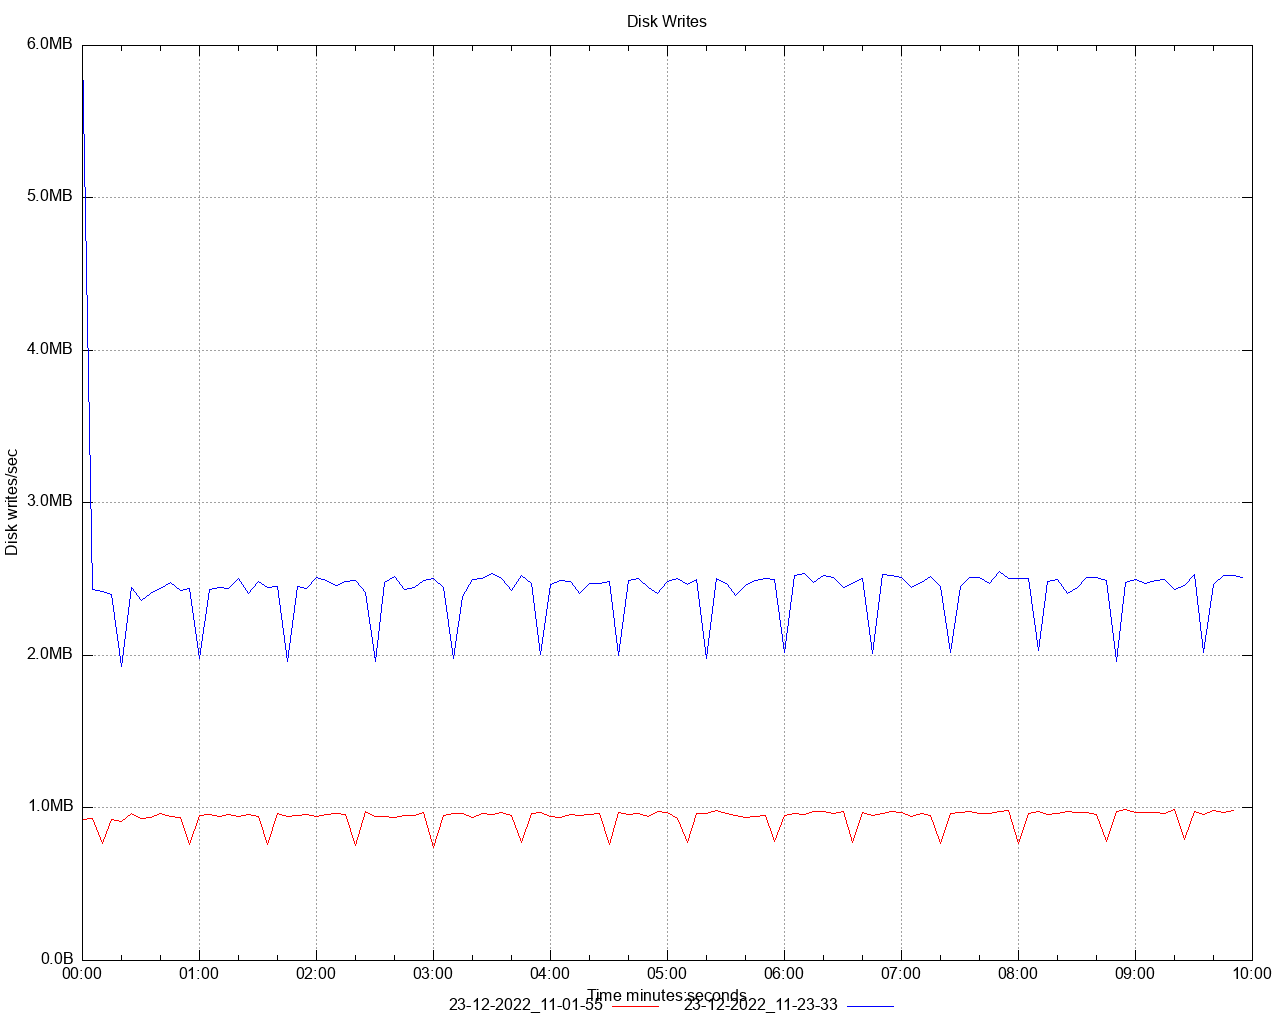

Here is the gnuplot script that generated this plot:
set title 'Disk Writes' noenhanced
set style data lines
set datafile separator ","
set terminal png size 1280,1024
set grid
set key below
set xdata time
set timefmt "%s"
offset = 0
t0(x)=(offset=($0==0) ? x : offset, x - offset)
set xlabel 'Time minutes:seconds'
set ylabel 'Disk writes/sec'
set format y '%.1s%cB'
set output '/Users/ahmet.mircik/Workspace/python/hazelcast-simulator/offload-benchmarks/report/dstat/disk_write_A3.png'
plot \
   '/Users/ahmet.mircik/Workspace/python/hazelcast-simulator/offload-benchmarks/report/data/disk_write_A3_1.data' using (t0(timecolumn(1))):2 title "23-12-2022_11-01-55" noenhanced lt rgb "red", \
   '/Users/ahmet.mircik/Workspace/python/hazelcast-simulator/offload-benchmarks/report/data/disk_write_A3_2.data' using (t0(timecolumn(1))):2 title "23-12-2022_11-23-33" noenhanced lt rgb "blue", \
